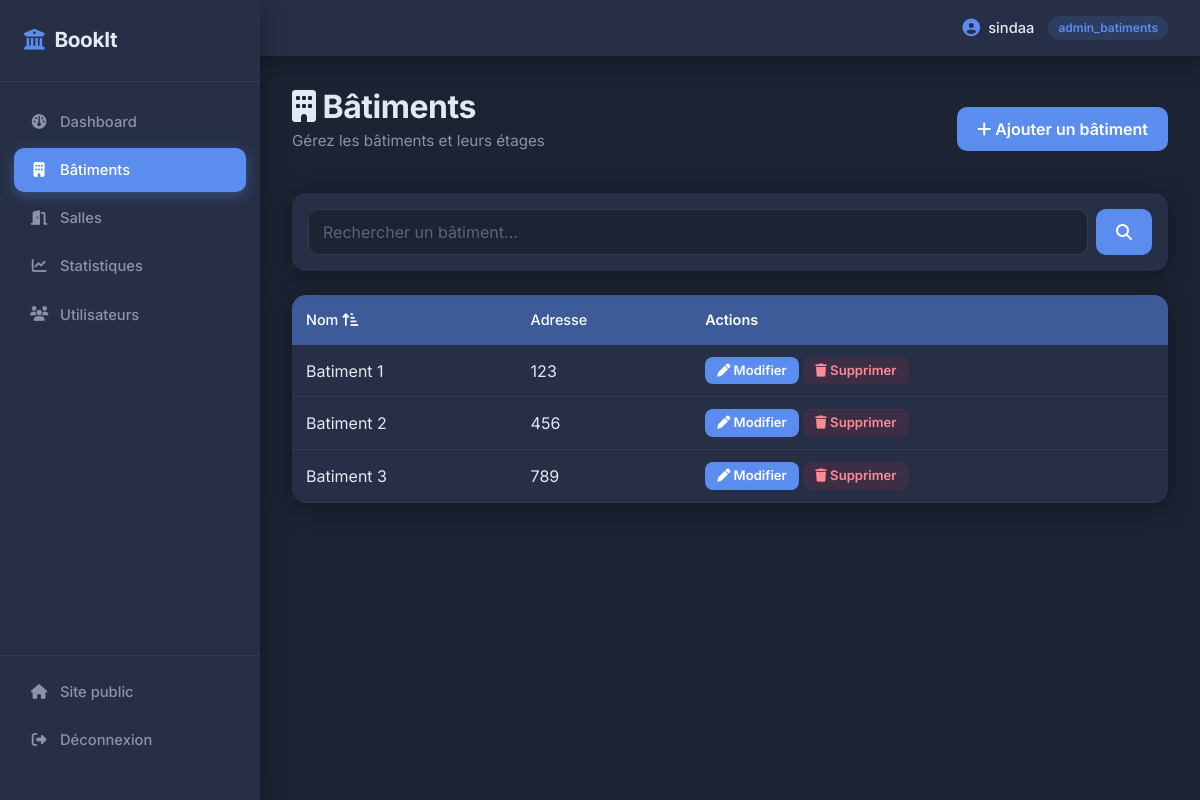
Page /public/index.php?controller=batiment&action=index (signed in) on the committed database.
### tables this page shows
CREATE TABLE `batiments` (
  `id` int(11) NOT NULL,
  `nom` varchar(100) NOT NULL,
  `adresse` varchar(255) DEFAULT NULL
);

### app/controllers/BatimentController.php (called while the page is built, shortened)
<?php
require_once __DIR__ . '/../models/Batiment.php';
class BatimentController
{
    private Batiment $batimentModel;
    public function __construct()
    {
        $this->batimentModel = new Batiment();
    }
    public function index(): void
    {
        $recherche = trim($_GET['recherche'] ?? '');
        $tri = $_GET['tri'] ?? 'nom';
        $ordre = $_GET['ordre'] ?? 'ASC';
        $batiments = $this->batimentModel->getAll($recherche, $tri, $ordre);
        require __DIR__ . '/../views/backend/batiments/index.php';
    }
}

### public/index.php (called while the page is built, shortened)
<?php
$action = $_GET['action'] ?? 'index';
$controller = new $controllerClass();
$controller->$action();

### app/models/Batiment.php (called while the page is built, shortened)
<?php
require_once __DIR__ . '/Model.php';
class Batiment extends Model
{
    public function getAll(string $recherche = '', string $tri = 'nom', string $ordre = 'ASC'): array
    {
        $colonnesAutorisees = ['nom', 'adresse'];
        $ordre = strtoupper($ordre) === 'DESC' ? 'DESC' : 'ASC';
        if ($recherche !== '') {
            $stmt = $this->pdo->prepare("SELECT * FROM batiments WHERE nom LIKE :recherche ORDER BY $tri $ordre");
            $stmt->execute(['recherche' => '%' . $recherche . '%']);
        } else {
            $stmt = $this->pdo->query("SELECT * FROM batiments ORDER BY $tri $ordre");
        }
        return $stmt->fetchAll();
    }
}

### app/models/Model.php (called while the page is built, shortened)
<?php
require_once __DIR__ . '/../../config/db.php';
abstract class Model
{
    public function __construct()
    {
        $db = new Database();
        $this->pdo = $db->connect();
    }
}

### config/db.php (called while the page is built)
<?php
class Database
{
    private string $host = 'localhost';
    private string $dbname = 'reservation_salles';
    private string $username = 'root';
    private string $password = '';
    private ?PDO $connection = null;
    public function connect(): PDO
    {
        if ($this->connection === null) {
            try {
                $dsn = "mysql:host={$this->host};dbname={$this->dbname};charset=utf8mb4";
                $this->connection = new PDO($dsn, $this->username, $this->password);
                $this->connection->setAttribute(PDO::ATTR_ERRMODE, PDO::ERRMODE_EXCEPTION);
                $this->connection->setAttribute(PDO::ATTR_DEFAULT_FETCH_MODE, PDO::FETCH_ASSOC);
            } catch (PDOException $e) {
                die("Erreur de connexion à la base de données : " . $e->getMessage());
            }
        }
        return $this->connection;
    }
}

### app/views/backend/batiments/index.php (the view, shortened to what this page needs)
<?php require __DIR__ . '/../layout_header.php'; ?>
<div class="d-flex justify-content-between align-items-center mb-4 flex-wrap gap-2">
    <div>
        <h2 class="page-title"><i class="fa-solid fa-building"></i> Bâtiments</h2>
        <p class="page-subtitle">Gérez les bâtiments et leurs étages</p>
    </div>
    <a href="index.php?controller=batiment&action=create" class="btn btn-primary">
        <i class="fa-solid fa-plus"></i> Ajouter un bâtiment
    </a>
</div>
<?php if (empty($batiments) && $recherche === ''): ?>
    <div class="card">
        <div class="empty-state">
            <i class="fa-solid fa-building-circle-xmark"></i>
            <p>Aucun bâtiment enregistré pour le moment.</p>
        </div>
    </div>
<?php else: ?>
<div class="card p-3 mb-4">
    <form action="index.php" method="GET" class="d-flex gap-2">
        <input type="text" name="recherche" class="form-control" placeholder="Rechercher un bâtiment..." value="<?= htmlspecialchars($recherche) ?>">
        <button type="submit" class="btn btn-primary"><i class="fa-solid fa-magnifying-glass"></i></button>
    </form>
</div>
<?php if (empty($batiments)): ?>
    <div class="card">
        <div class="empty-state">
            <i class="fa-solid fa-magnifying-glass"></i>
            <p>Aucun bâtiment ne correspond à « <?= htmlspecialchars($recherche) ?> ».</p>
        </div>
    </div>
<?php else: ?>
<?php
function sortLinkBatiment($colKey, $label, $recherche, $tri, $ordre) {
    $currentTri = $tri ?: 'nom';
    $currentOrdre = $ordre ?: 'ASC';
    $nextOrdre = ($currentTri === $colKey && $currentOrdre === 'ASC') ? 'DESC' : 'ASC';
    $params = ['controller' => 'batiment', 'action' => 'index', 'recherche' => $recherche, 'tri' => $colKey, 'ordre' => $nextOrdre];
    $icon = '';
    if ($currentTri === $colKey) {
        $icon = $currentOrdre === 'ASC' ? ' <i class="fa-solid fa-arrow-up-short-wide"></i>' : ' <i class="fa-solid fa-arrow-down-wide-short"></i>';
    }
    return '<a href="index.php?' . http_build_query($params) . '" class="text-decoration-none" style="color: inherit;">' . $label . $icon . '</a>';
}
?>
<div class="table-responsive">
    <table class="table align-middle">
        <thead>
        <tr>
            <th><?= sortLinkBatiment('nom', 'Nom', $recherche, $tri, $ordre) ?></th>
            <th><?= sortLinkBatiment('adresse', 'Adresse', $recherche, $tri, $ordre) ?></th>
            <th>Actions</th>
        </tr>
        </thead>
        <tbody>
        <?php foreach ($batiments as $b): ?>
        <tr>
            <td><?= htmlspecialchars($b['nom']) ?></td>
            <td><?= htmlspecialchars($b['adresse']) ?></td>
            <td>
                <a href="index.php?controller=batiment&action=edit&id=<?= $b['id'] ?>" class="btn btn-sm btn-primary btn-sm-action">
                    <i class="fa-solid fa-pen"></i> Modifier
                </a>
                <a href="index.php?controller=batiment&action=delete&id=<?= $b['id'] ?>"
                   class="btn btn-sm btn-danger-soft btn-sm-action"
                   onclick="return confirm('Supprimer ce bâtiment ?');">
                    <i class="fa-solid fa-trash"></i> Supprimer
                </a>
            </td>
        </tr>
        <?php endforeach; ?>
        </tbody>
    </table>
</div>
<?php endif; ?>
<?php endif; ?>
<?php require __DIR__ . '/../layout_footer.php'; ?>

### public/css/backend.css (style rules this page uses)
:root { --slate: #1c2333; --slate-light: #262f45; --slate-lighter: #313c56; --accent: #5b8def; --accent-soft: #3d5a99; --text: #e4e8f1; --muted: #8b93a7; --radius: 14px; --shadow: 0 4px 24px rgba(0, 0, 0, 0.35); }
* { box-sizing: border-box; }
body { font-family: 'Inter', sans-serif; background: var(--slate); color: var(--text); min-height: 100vh; }
.page-title { font-weight: 700; letter-spacing: -0.5px; color: var(--text); margin-bottom: 4px; }
.page-subtitle { color: var(--muted); font-size: 0.95rem; }
.card { background: var(--slate-light); border: none; border-radius: var(--radius); box-shadow: var(--shadow); color: var(--text); }
.table-responsive { border-radius: var(--radius); box-shadow: var(--shadow); }
.table { background: var(--slate-light); border-radius: var(--radius); overflow: hidden; color: var(--text); margin-bottom: 0; }
.table thead { background: var(--accent-soft); }
.table th { font-weight: 600; border: none; padding: 14px; color: white; font-size: 0.9rem; }
.table td { padding: 12px 14px; vertical-align: middle; border-color: rgba(255, 255, 255, 0.06); }
.form-control, .form-select { background: var(--slate); border: 1.5px solid rgba(255, 255, 255, 0.1); color: var(--text); border-radius: 10px; padding: 10px 14px; }
.form-control::placeholder { color: #5b6478; }
.btn-primary { background: var(--accent); border: none; border-radius: 10px; padding: 10px 20px; font-weight: 600; transition: background 0.2s ease, transform 0.15s ease; }
.btn-sm-action { font-size: 0.82rem; font-weight: 600; padding: 4px 12px; border-radius: 8px; }
.btn-danger-soft { background: rgba(220, 53, 69, 0.12); color: #ff8a94; border: none; }
a { color: var(--accent); text-decoration: none; font-weight: 500; }
.table { background-color: var(--slate-light) !important; color: var(--text) !important; }
.table > :not(caption) > * > * { background-color: transparent !important; color: var(--text) !important; border-bottom-color: rgba(255, 255, 255, 0.06) !important; box-shadow: none !important; }
.table thead th { background-color: var(--accent-soft) !important; color: #ffffff !important; border: none !important; }

### rows in the picture
batiments: nom "Batiment 1", adresse "123"
batiments: nom "Batiment 2", adresse "456"
batiments: nom "Batiment 3", adresse "789"

### other values in the picture
$_SESSION['user_nom'] "sindaa"
$_SESSION['user_role'] "admin_batiments"
$label "Nom Adresse"
